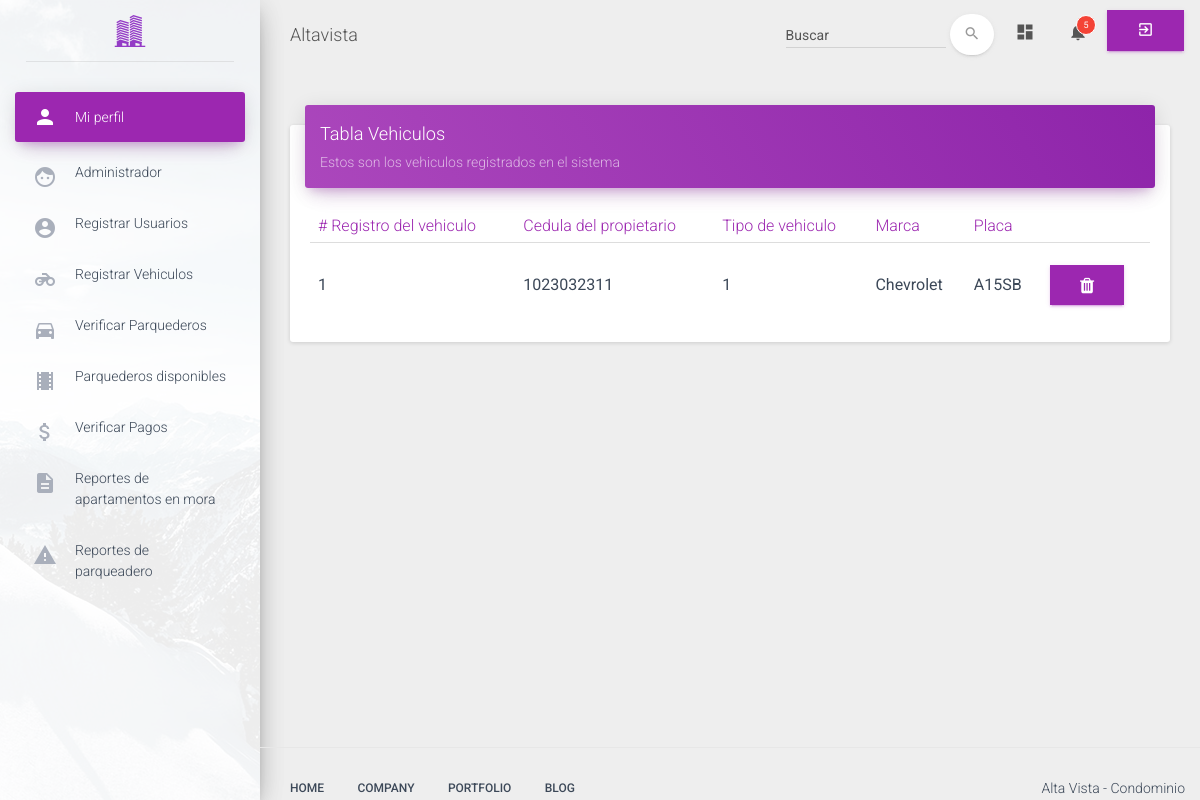
Before: /view/app/vehiculos/listarVehiculo.php with the older database file.
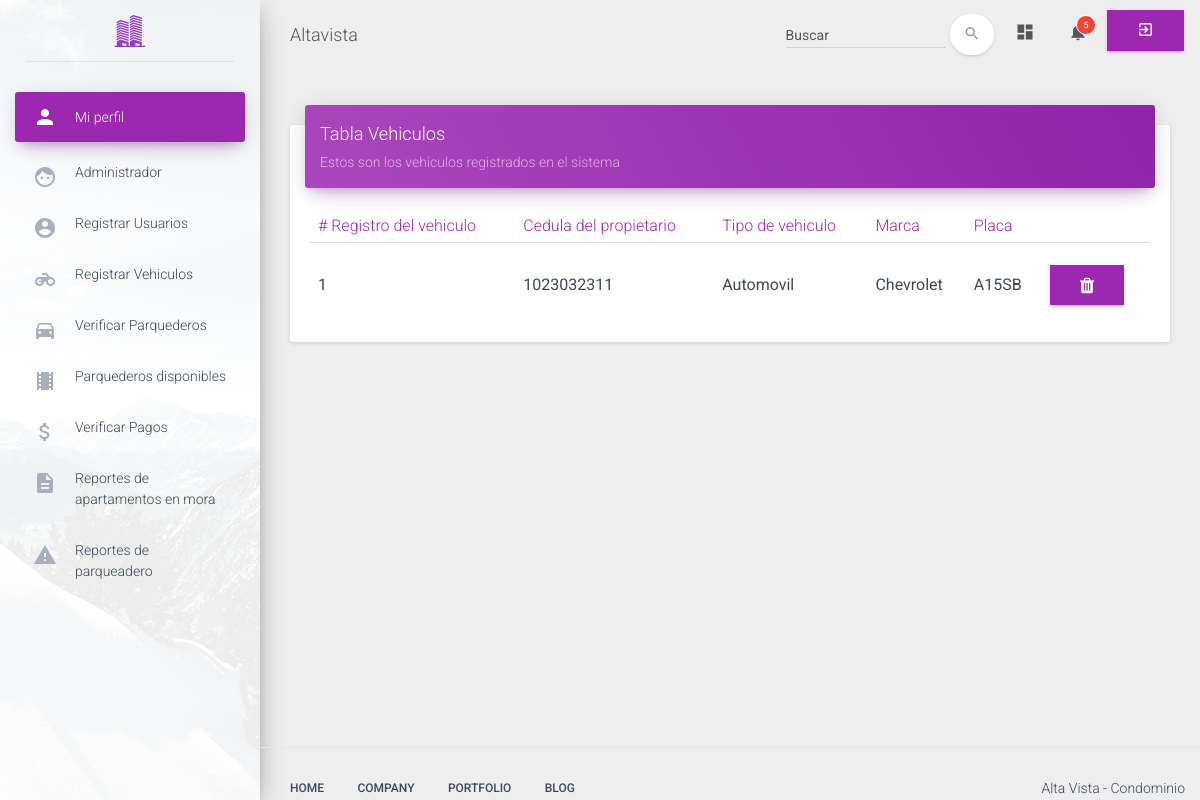
After: the same page with the newer database file.
### tables this page shows
CREATE TABLE `vehiculos` (
  `id_vehiculo` int(11) NOT NULL AUTO_INCREMENT,
  `id_usuarios` int(11) NOT NULL,
  `tipo_vehiculo` varchar(10) NOT NULL,
  `marca` varchar(20) NOT NULL,
  `placa` varchar(20) NOT NULL,
  PRIMARY KEY (`id_vehiculo`),
  KEY `fk_usuarios_vehiculos_idx` (`id_usuarios`),
  CONSTRAINT `fk_usuarios_vehiculos` FOREIGN KEY (`id_usuarios`) REFERENCES `usuarios` (`cedula`) ON DELETE NO ACTION ON UPDATE NO ACTION
);

### config/Conexion.php (called while the page is built)
<?php
class Conexion {
    public static function conectar() {
        try {
            $conexion = new PDO('mysql:host=localhost;dbname=altavista', 'root', '');
            $conexion->setAttribute(PDO::ATTR_ERRMODE, PDO::ERRMODE_EXCEPTION);
            $conexion->exec("SET CHARACTER SET UTF8");
        } catch (Exception $e) {
            die('Error no se pudo establecer la conexión') . $e->getMessage();
            echo "Linea" . $e->getLine();
        }
        return $conexion;
    }
}
?>

### controller/VehiculoController.php (called while the page is built, shortened)
<?php
require_once(FOLDER_PROJECT . "/model/Vehiculo.php");
$vehiculo = new Vehiculo();
$resultado = $vehiculo->consultar();

### model/Vehiculo.php (called while the page is built, shortened)
<?php
class Vehiculo {
    public function __CONSTRUCT() {
        require_once(FOLDER_PROJECT . '/config/Conexion.php');
        try {
            $this->conexion = Conexion::conectar();
        } catch (Exception $exc) {
            die($exc->getMessage());
        }
    }
    public function consultar() {
        try {
            $consula = $this->conexion->query("SELECT * FROM vehiculos");
            while ($filas = $consula->fetch(PDO::FETCH_ASSOC)) {
                $this->result[] = $filas;
            }
            return $this->result;
        } catch (Exception $e) {
            echo $e->getTraceAsString();
            echo $e->getMessage();
        }
    }
}

### view/app/vehiculos/listarVehiculo.php (the view, shortened to what this page needs)
<html lang="en">
    <head>
        <?php
        include(FOLDER_VIEW . "/template/head.php");
        require_once (FOLDER_PROJECT . "/controller/VehiculoController.php");
        ?>
    </head>
    <body>
        <div class="wrapper">
            <?php include(FOLDER_VIEW . "/template/sidebar.php"); ?>
            <div class="main-panel">
                <?php include(FOLDER_VIEW . "/template/navbar.php"); ?>
                <div class="content">
                    <div class="container-fluid">
                        <div class="row">
                            <div class="col-md-12">
                                <div class="card">
                                    <div class="card-header" data-background-color="purple">
                                        <h4 class="title">Tabla Vehiculos</h4>
                                        <p class="category">Estos son los vehiculos registrados en el sistema</p>
                                    </div>
                                    <div class="card-content table-responsive">
                                        <table class="table">
                                            <thead class="text-primary">
                                            <th># Registro del vehiculo</th>
                                            <th>Cedula del propietario</th>
                                            <th>Tipo de vehiculo</th>
                                            <th>Marca</th>
                                            <th>Placa</th>
                                           <th></th>
                                            </thead>
                                            <tbody>
                                                <?php foreach ($resultado as $r): ?>
                                                    <tr>
                                                        <td><?php echo $r['id_vehiculo']; ?></td>
                                                        <td><?php echo $r['id_usuarios']; ?></td>
                                                        <td><?php echo $r['tipo_vehiculo']; ?></td>
                                                        <td><?php echo $r['marca']; ?></td>
                                                        <td><?php echo $r['placa']; ?></td>
                                                        <td class="text-primary">
                                                           <a  class="btn btn-primary" href="eliminarVehiculo.php?id=<?php echo $r['id_vehiculo']?>">
                                                                <i class="fa fa-trash"></i>
                                                                </a>
                                                        </td>
                                                    </tr>
                                                <?php endforeach; ?>
                                            </tbody>
                                        </table>
                                    </div>
                                </div>
                            </div>
                        </div>
                    </div>
                </div>
                <?php include(FOLDER_VIEW . "/template/footer.php"); ?>
            </div>
        </div>
    </body>
</html>

Changed rows visible on the page:
changed vehiculos "Chevrolet": tipo_vehiculo "1" → "Automovil"
